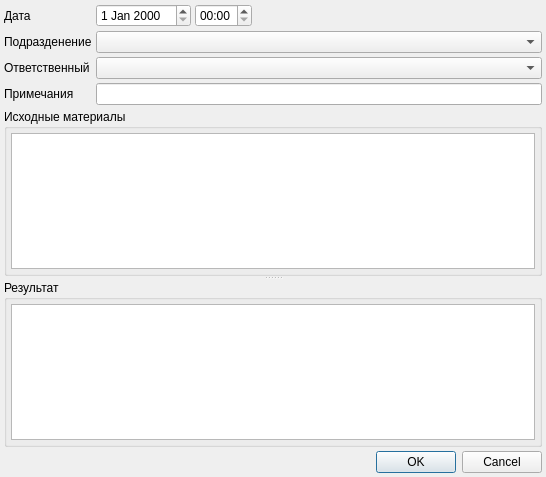
<?xml version="1.0" encoding="UTF-8"?>
<ui version="4.0">
 <class>ProductionDialog</class>
 <widget class="QDialog" name="ProductionDialog">
  <property name="geometry">
   <rect>
    <x>0</x>
    <y>0</y>
    <width>546</width>
    <height>477</height>
   </rect>
  </property>
  <property name="windowTitle">
   <string>Производство ЛСиИМН</string>
  </property>
  <layout class="QGridLayout" name="gridLayout">
   <property name="margin">
    <number>4</number>
   </property>
   <property name="spacing">
    <number>4</number>
   </property>
   <item row="0" column="0">
    <widget class="QLabel" name="lblDate">
     <property name="sizePolicy">
      <sizepolicy hsizetype="Maximum" vsizetype="Preferred">
       <horstretch>0</horstretch>
       <verstretch>0</verstretch>
      </sizepolicy>
     </property>
     <property name="text">
      <string>Дата</string>
     </property>
     <property name="buddy">
      <cstring>edtDate</cstring>
     </property>
    </widget>
   </item>
   <item row="0" column="1">
    <widget class="CDateEdit" name="edtDate">
     <property name="sizePolicy">
      <sizepolicy hsizetype="Maximum" vsizetype="Fixed">
       <horstretch>0</horstretch>
       <verstretch>0</verstretch>
      </sizepolicy>
     </property>
    </widget>
   </item>
   <item row="0" column="2">
    <widget class="QTimeEdit" name="edtTime">
     <property name="sizePolicy">
      <sizepolicy hsizetype="Maximum" vsizetype="Fixed">
       <horstretch>0</horstretch>
       <verstretch>0</verstretch>
      </sizepolicy>
     </property>
     <property name="displayFormat">
      <string>HH:mm</string>
     </property>
    </widget>
   </item>
   <item row="0" column="3">
    <spacer name="horizontalSpacer">
     <property name="orientation">
      <enum>Qt::Horizontal</enum>
     </property>
     <property name="sizeHint" stdset="0">
      <size>
       <width>311</width>
       <height>20</height>
      </size>
     </property>
    </spacer>
   </item>
   <item row="2" column="0">
    <widget class="QLabel" name="lblSupplier">
     <property name="sizePolicy">
      <sizepolicy hsizetype="Maximum" vsizetype="Preferred">
       <horstretch>0</horstretch>
       <verstretch>0</verstretch>
      </sizepolicy>
     </property>
     <property name="text">
      <string>Подразденение</string>
     </property>
     <property name="buddy">
      <cstring>cmbSupplier</cstring>
     </property>
    </widget>
   </item>
   <item row="2" column="1" colspan="3">
    <widget class="CStorageComboBox" name="cmbSupplier">
     <property name="sizePolicy">
      <sizepolicy hsizetype="Expanding" vsizetype="Fixed">
       <horstretch>0</horstretch>
       <verstretch>0</verstretch>
      </sizepolicy>
     </property>
    </widget>
   </item>
   <item row="4" column="0">
    <widget class="QLabel" name="lblNote">
     <property name="text">
      <string>Примечания</string>
     </property>
     <property name="buddy">
      <cstring>edtNote</cstring>
     </property>
    </widget>
   </item>
   <item row="4" column="1" colspan="3">
    <widget class="QLineEdit" name="edtNote"/>
   </item>
   <item row="5" column="0" colspan="4">
    <widget class="QSplitter" name="splitter">
     <property name="orientation">
      <enum>Qt::Vertical</enum>
     </property>
     <property name="childrenCollapsible">
      <bool>false</bool>
     </property>
     <widget class="QGroupBox" name="groupBoxIn">
      <property name="title">
       <string>Исходные материалы</string>
      </property>
      <layout class="QVBoxLayout" name="verticalLayout_2">
       <property name="spacing">
        <number>4</number>
       </property>
       <property name="margin">
        <number>4</number>
       </property>
       <item>
        <widget class="CInDocTableView" name="tblInItems">
         <property name="sizePolicy">
          <sizepolicy hsizetype="Preferred" vsizetype="Expanding">
           <horstretch>0</horstretch>
           <verstretch>0</verstretch>
          </sizepolicy>
         </property>
        </widget>
       </item>
      </layout>
     </widget>
     <widget class="QGroupBox" name="groupBoxOut">
      <property name="title">
       <string>Результат </string>
      </property>
      <layout class="QVBoxLayout" name="verticalLayout">
       <property name="spacing">
        <number>4</number>
       </property>
       <property name="margin">
        <number>4</number>
       </property>
       <item>
        <widget class="CInDocTableView" name="tblOutItems">
         <property name="sizePolicy">
          <sizepolicy hsizetype="Preferred" vsizetype="Expanding">
           <horstretch>0</horstretch>
           <verstretch>0</verstretch>
          </sizepolicy>
         </property>
        </widget>
       </item>
      </layout>
     </widget>
    </widget>
   </item>
   <item row="6" column="0" colspan="4">
    <widget class="QDialogButtonBox" name="buttonBox">
     <property name="orientation">
      <enum>Qt::Horizontal</enum>
     </property>
     <property name="standardButtons">
      <set>QDialogButtonBox::Cancel|QDialogButtonBox::Ok</set>
     </property>
    </widget>
   </item>
   <item row="3" column="1" colspan="3">
    <widget class="CPersonComboBoxEx" name="cmbSupplierPerson">
     <property name="sizePolicy">
      <sizepolicy hsizetype="Expanding" vsizetype="Fixed">
       <horstretch>0</horstretch>
       <verstretch>0</verstretch>
      </sizepolicy>
     </property>
    </widget>
   </item>
   <item row="3" column="0">
    <widget class="QLabel" name="lblSupplierPerson">
     <property name="text">
      <string>Ответственный</string>
     </property>
     <property name="buddy">
      <cstring>cmbSupplierPerson</cstring>
     </property>
    </widget>
   </item>
  </layout>
 </widget>
 <customwidgets>
  <customwidget>
   <class>CDateEdit</class>
   <extends>QDateEdit</extends>
   <header>library/DateEdit.h</header>
  </customwidget>
  <customwidget>
   <class>CStorageComboBox</class>
   <extends>QComboBox</extends>
   <header>Orgs/OrgStructComboBoxes.h</header>
  </customwidget>
  <customwidget>
   <class>CInDocTableView</class>
   <extends>QTableView</extends>
   <header>library/InDocTable.h</header>
  </customwidget>
  <customwidget>
   <class>CPersonComboBoxEx</class>
   <extends>QComboBox</extends>
   <header>Orgs/PersonComboBoxEx.h</header>
  </customwidget>
 </customwidgets>
 <tabstops>
  <tabstop>edtDate</tabstop>
  <tabstop>edtTime</tabstop>
  <tabstop>cmbSupplier</tabstop>
  <tabstop>cmbSupplierPerson</tabstop>
  <tabstop>edtNote</tabstop>
  <tabstop>tblInItems</tabstop>
  <tabstop>tblOutItems</tabstop>
  <tabstop>buttonBox</tabstop>
 </tabstops>
 <resources/>
 <connections>
  <connection>
   <sender>buttonBox</sender>
   <signal>accepted()</signal>
   <receiver>ProductionDialog</receiver>
   <slot>accept()</slot>
   <hints>
    <hint type="sourcelabel">
     <x>252</x>
     <y>447</y>
    </hint>
    <hint type="destinationlabel">
     <x>157</x>
     <y>274</y>
    </hint>
   </hints>
  </connection>
  <connection>
   <sender>buttonBox</sender>
   <signal>rejected()</signal>
   <receiver>ProductionDialog</receiver>
   <slot>reject()</slot>
   <hints>
    <hint type="sourcelabel">
     <x>320</x>
     <y>447</y>
    </hint>
    <hint type="destinationlabel">
     <x>286</x>
     <y>274</y>
    </hint>
   </hints>
  </connection>
 </connections>
</ui>
